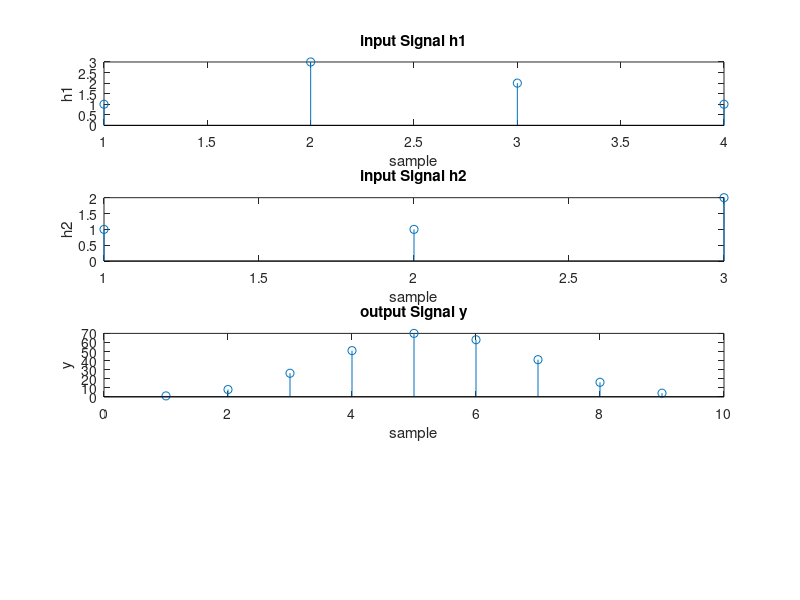

This chart was generated by the following MATLAB code:
clc;
clear all
close all;
%given signal h1
h1 = [1 3 2 1];
%given signal h2
h2 = [1 1 2];
%given signal x[n]
x = [1 4 3 2];
%convolving x with h1 
con1 = conv(x,h1);
%convolving con1 with h2 to get output 
y = conv(con1,h2);
%plotting input signal h1
subplot(4,1,1);
stem(h1);
xlabel('sample');
ylabel('h1');
title('input Signal h1');
%plotting input signal h2
subplot(4,1,2);
stem(h2);
xlabel('sample');
ylabel('h2');
title('input Signal h2');
%plotting input signal x
subplot(4,1,3);
stem(x);
xlabel('sample');
ylabel('x');
title('input Signal x');
%plotting ouput signal 
subplot(4,1,3);
stem(y);
xlabel('sample');
ylabel('y');
title('output Signal y');
